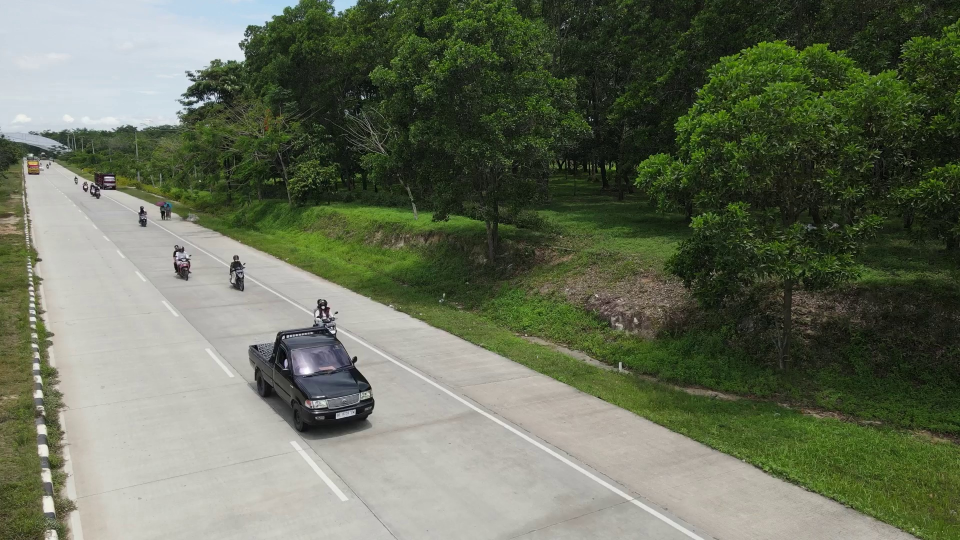
#> input picture assets/gambar/kiri_7.jpg, 1920 x 1080 px, given in place of TENGAH-7.MOV, which was not available (shown at 1/2 size)
$ python test.py
#> lines starting #> are read from the running program, lines starting #| are printed output that depends on the picture; after the words box and inside, x2 and y2 are one past the last pixel; in counts of white or black regions, pixels touching at a corner belong together; pictures that were not available may be replaced by others from this repository, and a replacement may not be noted
### src/config/chooser.py
from config.scheme import SCHEMES, SCHEME_ORDER

def choose_scheme():
    print("=== Pilih Skema Data ===")
    for key, name in SCHEME_ORDER.items():
        print(f"{key}. {name}")
    print("========================")

    while True:
        try:
            idx = int(input("Masukkan angka (1-4): "))
            if idx in SCHEME_ORDER:
                scheme_key = SCHEME_ORDER[idx]
                return SCHEMES[scheme_key]
            else:
                print("Pilihan harus 1-4. Coba lagi.")
        except ValueError:
            print("Input tidak valid. Masukkan angka 1-4.")
#> this loop made 1 pass; the answer given on pass 1: 1

### src/estimation/estimation_1d.py
from __future__ import annotations
from dataclasses import dataclass, field
from typing import Dict, Tuple, Optional
import numpy as np
import cv2

def _compute_vertical_mpp(roi_poly: np.ndarray, world_distance_m: float, scale: float) -> float:
    pts = roi_poly[0]
    bottom_pts = pts[np.argsort(pts[:, 1])[-2:]]
    top_pts    = pts[np.argsort(pts[:, 1])[:2]]
    y_near = float(np.mean(bottom_pts[:, 1]))
    y_far  = float(np.mean(top_pts[:, 1]))
    mpp = world_distance_m / max(1e-6, abs(y_near - y_far))
    return mpp * scale

@dataclass
class SpeedEstimator:
    ROI1: np.ndarray
    ROI2: np.ndarray
    world_distance: float        # pakai cfg.height
    scale: float                 # pakai cfg.scale
    use_union_mask: bool = True

    mpp1: float = field(init=False)
    mpp2: float = field(init=False)
    roi2_stats: Dict[int, Dict[str, float | int | bool | None]] = field(default_factory=dict)

    def __post_init__(self):
        self.mpp1 = _compute_vertical_mpp(self.ROI1, self.world_distance, self.scale)
        self.mpp2 = _compute_vertical_mpp(self.ROI2, self.world_distance, self.scale)

    def is_inside_roi1(self, pt: Tuple[float, float]) -> bool:
        return cv2.pointPolygonTest(self.ROI1[0], (float(pt[0]), float(pt[1])), False) >= 0

    def is_inside_roi2(self, pt: Tuple[float, float]) -> bool:
        return cv2.pointPolygonTest(self.ROI2[0], (float(pt[0]), float(pt[1])), False) >= 0

    def is_inside_any(self, pt: Tuple[float, float]) -> bool:
        return self.is_inside_roi1(pt) or self.is_inside_roi2(pt)

    def make_roi_mask(self, shape_hw: Tuple[int, int]) -> np.ndarray:
        mask = np.zeros(shape_hw, np.uint8)
        cv2.fillPoly(mask, self.ROI1, 255)
        if self.use_union_mask:
            cv2.fillPoly(mask, self.ROI2, 255)
        return mask

    # [7 lines left out: function region_mpp, not called in this run]

    def active_mpp_index(self, pt: Tuple[float, float]) -> int:
        return 2 if self.is_inside_roi2(pt) else 1

    # ------------- ROI2 averaging -------------
    # [9 lines left out: function _update_roi2_stats, not called in this run]

    def get_roi2_avg(self, tid: int) -> Optional[float]:
        v = self.roi2_stats.get(tid, {}).get("avg", None)
        return float(v) if v is not None else None

    # [26 lines left out: functions label_for, exit_log, not called in this run]

### src/vision/roi.py
import cv2
import numpy as np

def fill_roi(overlay, roi_points, color=(0, 255, 0), spacing=10):
    mask = np.zeros_like(overlay)
    cv2.fillPoly(mask, [roi_points], (255, 255, 255))

    stripes = np.zeros_like(overlay, dtype=np.uint8)
    for x in range(-overlay.shape[0], overlay.shape[1], spacing):
        cv2.line(stripes, (x, 0), (x + overlay.shape[0], overlay.shape[0]), color, 1)

    striped_area = cv2.bitwise_and(stripes, mask)
    blended = cv2.addWeighted(overlay, 1.0, striped_area, 0.4, 0)

    cv2.polylines(blended, [roi_points], True, color, 1)
    return blended

def label_points(frame, roi_points, labels, color=(255, 255, 255), offsets=None):
    if offsets is None:
        offsets = [(10, -10)] * len(roi_points)

    for (x, y), label, (dx, dy) in zip(roi_points, labels, offsets):
        cv2.rectangle(frame, (x-3, y-3), (x+3, y+3), color, -1)
        cv2.putText(frame, label, (x + dx, y + dy),
                    cv2.FONT_HERSHEY_SIMPLEX, 0.6, color, 2)
    return frame

def draw_roi(overlay, roi1, roi2):
    overlay = fill_roi(overlay, roi1[0], color=(0, 255, 0), spacing=12)
    overlay = fill_roi(overlay, roi2[0], color=(255, 0, 0), spacing=10)

    labels_roi1 = ['A', 'B', 'E', 'F']
    labels_roi2 = ['', 'C', 'D', '']

    offsets_roi1 = [(-30, 10), (-30, 10), (30, 10), (30, 10)]
    offsets_roi2 = [(-30, -10), (-30, -10), (30, -10), (30, -10)]

    overlay = label_points(overlay, roi1[0], labels_roi1, color=(255, 255, 0), offsets=offsets_roi1)
    overlay = label_points(overlay, roi2[0], labels_roi2, color=(255, 255, 0), offsets=offsets_roi2)

    return overlay

### src/vision/tracking.py
import cv2
import numpy as np
from typing import Callable

feature_params = dict(
    maxCorners=20,
    qualityLevel=0.5,
    minDistance=5,
    blockSize=10
)
lk_params = dict(
    winSize=(15, 15),
    maxLevel=2,
    criteria=(cv2.TERM_CRITERIA_EPS | cv2.TERM_CRITERIA_COUNT, 12, 0.03),
)

# [25 lines left out: function create_kalman, not called in this run]

class Track:
    _next_id = 0

    # [16 lines left out: function __init__, not called in this run]

    def predict(self) -> np.ndarray:
        s = self.kf.predict()
        return np.array([s[0, 0], s[1, 0]], np.float32)

    # [5 lines left out: function correct, not called in this run]

    def get_position(self) -> np.ndarray:
        s = self.kf.statePost
        return np.array([s[0, 0], s[1, 0]], np.float32)

    def set_bbox(self, bbox: tuple[int, int, int, int]) -> None:
        self.bbox = bbox

    # [50 lines left out: functions _bbox_mask, seed_features, update_flow_and_speed, not called in this run]

class MultiObjectTracker:
    def __init__(self, dt: float, match_distance_px: float = 100.0, max_track_lost: int = 5,
                 inside_region: Callable[[tuple[float, float]], bool] | None = None):
        self.tracks: list[Track] = []
        self.dt = dt
        self.match_distance_px = match_distance_px
        self.max_track_lost = max_track_lost
        self.inside_region = inside_region

    def update(self, detections: list[dict]) -> tuple[list[int], list[Track]]:
        exited: list[Track] = []
        if not self.tracks and not detections:
            return [], exited

        predictions = [tr.predict() for tr in self.tracks]
        assigned_t, assigned_d = set(), set()

        for d_idx, det in enumerate(detections):
            det_xy = np.array(det["centroid"], np.float32)
            best_t, best_dist = None, self.match_distance_px
            for t_idx, pred in enumerate(predictions):
                if t_idx in assigned_t:
                    continue
                dist = np.linalg.norm(pred - det_xy)
                if dist < best_dist:
                    best_dist = dist
                    best_t = t_idx
            if best_t is not None:
                tr = self.tracks[best_t]
                tr.correct(det["centroid"])
                tr.set_bbox(det["bbox"])
                assigned_t.add(best_t)
                assigned_d.add(d_idx)

        for d_idx, det in enumerate(detections):
            if d_idx not in assigned_d:
                self.tracks.append(Track(det["centroid"], self.dt, bbox=det["bbox"]))

        survivors: list[Track] = []
        for t_idx, tr in enumerate(self.tracks):
            if t_idx not in assigned_t and t_idx < len(predictions):
                tr.frames_lost += 1

            x, y = tr.get_position()
            if self.inside_region is not None and not self.inside_region((x, y)):
                tr.frames_lost = self.max_track_lost + 1

            if tr.frames_lost <= self.max_track_lost:
                survivors.append(tr)
            else:
                exited.append(tr)

        self.tracks = survivors
        return [tr.id for tr in self.tracks], exited

### src/test.py
import cv2
import numpy as np

from vision.roi import draw_roi
from vision.tracking import MultiObjectTracker
from config.chooser import choose_scheme

WINDOW_NAME = "Estimasi Kecepatan Lucas-Kanade"


def main():
    cfg = choose_scheme()

    # -------------------------
    # Pilih estimator
    # -------------------------
    if cfg.scheme_type == "1d":
        from estimation.estimation_1d import SpeedEstimator
        estimator = SpeedEstimator(
            ROI1=cfg.roi1,
            ROI2=cfg.roi2,
            world_distance=cfg.height,   # Jarak vertikal
            scale=cfg.scale,
            use_union_mask=cfg.use_union_mask
        )
    elif cfg.scheme_type == "2d":
        from estimation.estimation_2d import SpeedEstimator
        estimator = SpeedEstimator(
            ROI1=cfg.roi1,
            ROI2=cfg.roi2,
            world_height=cfg.height,
            world_width=cfg.width,
            scale=cfg.scale,
            use_union_mask=cfg.use_union_mask
        )
    else:
        raise ValueError(f"Tipe estimasi tidak dikenal: {cfg.scheme_type}")

    # -------------------------
    # Open video
    # -------------------------
    cap = cv2.VideoCapture(cfg.video_path)
    if not cap.isOpened():
        raise SystemExit(f"Gagal membuka video: {cfg.video_path}")

    fps = cap.get(cv2.CAP_PROP_FPS)
    if fps <= 0 or np.isnan(fps):
        fps = 30.0
    dt = 1.0 / fps

    print(f"[INFO] Skema: {cfg.name}")

    # -------------------------
    # First frame
    # -------------------------
    ret, first_frame = cap.read()
#> first_frame is the input picture: shape (1080, 1920, 3); mean B, G, R 90.4, 110.2, 102.8
    if not ret:
        raise SystemExit("Video kosong")

    gray_prev = cv2.cvtColor(first_frame, cv2.COLOR_BGR2GRAY)
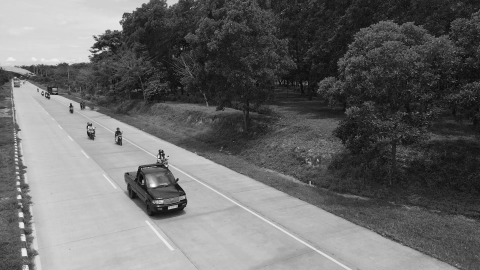
#> gray_prev: shape (1080, 1920) (shown at 1/4 size); min 0, max 255, mean 105.7
    roi_mask = estimator.make_roi_mask(first_frame.shape[:2])
#> in make_roi_mask, `cv2.fillPoly(mask, self.ROI1, 255)`:
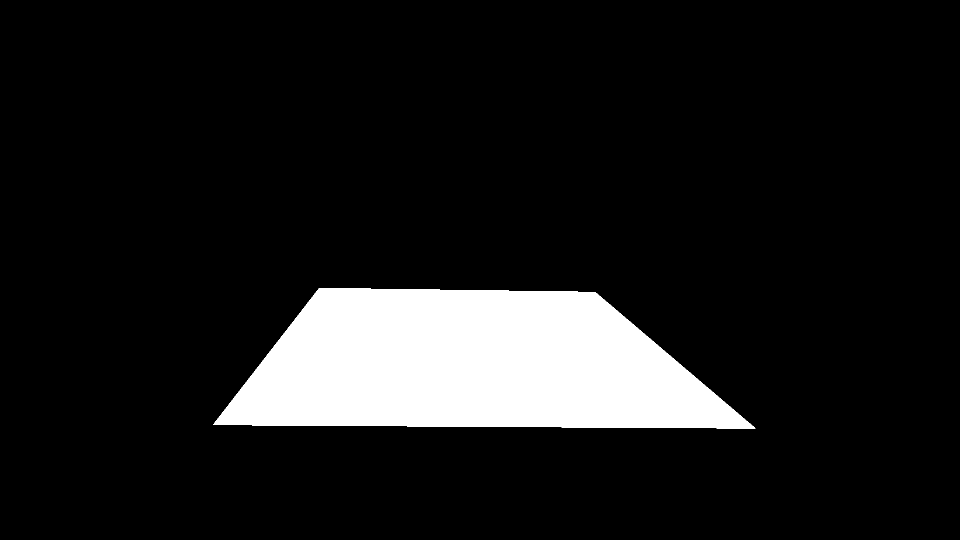
#> mask: shape (1080, 1920) (shown at 1/2 size); 10.8% white; 1 white region, box (x1, y1, x2, y2) and area: (426, 576, 1511, 857) 223623
#> in make_roi_mask, `cv2.fillPoly(mask, self.ROI2, 255)`:
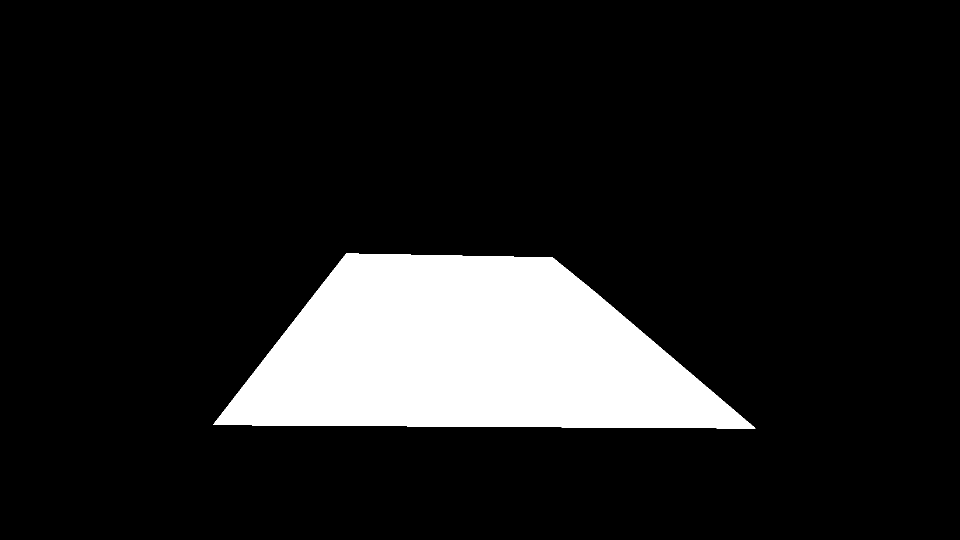
#> mask: shape (1080, 1920) (shown at 1/2 size); 12.4% white; 1 white region, box (x1, y1, x2, y2) and area: (426, 507, 1511, 857) 256799

    cv2.namedWindow(WINDOW_NAME, cv2.WINDOW_NORMAL)
    cv2.resizeWindow(WINDOW_NAME, 960, 540)

    inside_fn = estimator.is_inside_any if cfg.use_union_mask else estimator.is_inside_roi1

    # -------------------------
    # Tracker
    # -------------------------
    mot = MultiObjectTracker(
        dt=dt,
        match_distance_px=cfg.match_distance,
        max_track_lost=cfg.max_lost,
        inside_region=inside_fn
    )

    bg = cv2.createBackgroundSubtractorMOG2(history=200, varThreshold=25, detectShadows=True)
    kernel = cv2.getStructuringElement(cv2.MORPH_ELLIPSE, (5, 5))

    # -------------------------
    # Loop
    # -------------------------
    while True:
        ret, frame = cap.read()
        if not ret:
            break

        gray_curr = cv2.cvtColor(frame, cv2.COLOR_BGR2GRAY)

        # Foreground mask
        fg = bg.apply(frame)
#> fg: shape (1080, 1920); every value is 127
        _, fg = cv2.threshold(fg, 200, 255, cv2.THRESH_BINARY)
#> fg: shape (1080, 1920); every value is 0
        fg = cv2.morphologyEx(fg, cv2.MORPH_CLOSE, kernel)
        fg = cv2.morphologyEx(fg, cv2.MORPH_OPEN, kernel)
        fg = cv2.morphologyEx(fg, cv2.MORPH_DILATE, kernel, iterations=2)
        fg = cv2.bitwise_and(fg, roi_mask)

        # Contour detection
        contours, _ = cv2.findContours(fg, cv2.RETR_EXTERNAL, cv2.CHAIN_APPROX_SIMPLE)
#> contours = []
        detections = []

        for c in contours:
            if cv2.contourArea(c) < cfg.min_contour_area:
                continue
            x, y, w, h = cv2.boundingRect(c)
            M = cv2.moments(c)
            if M["m00"] == 0:
                continue
            cx = int(M["m10"] / M["m00"])
            cy = int(M["m01"] / M["m00"])
            if inside_fn((cx, cy)):
                detections.append({"centroid": (cx, cy), "bbox": (x, y, w, h)})
#> this loop made 0 passes
#> after the loop, detections = []

        active_ids, exited_tracks = mot.update(detections)
#> active_ids = []; exited_tracks = []

        for tr in exited_tracks:
            print(estimator.exit_log(tr))

        vis = draw_roi(frame.copy(), cfg.roi1, cfg.roi2)
#> after the loop in fill_roi, `for x in range(-overlay.shape[0], overlay.shape[1], spacing):`:
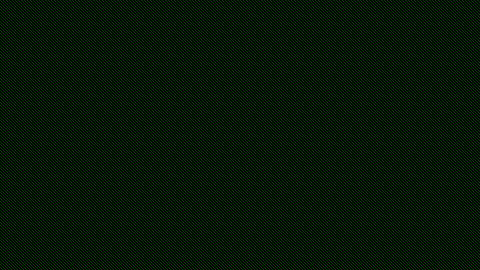
#> stripes: shape (1080, 1920, 3) (shown at 1/4 size); mean of channels 0, 1, 2 0, 21.2, 0; drawn as B, G, R
#> in fill_roi, `cv2.polylines(blended, [roi_points], True, color, 1)`:
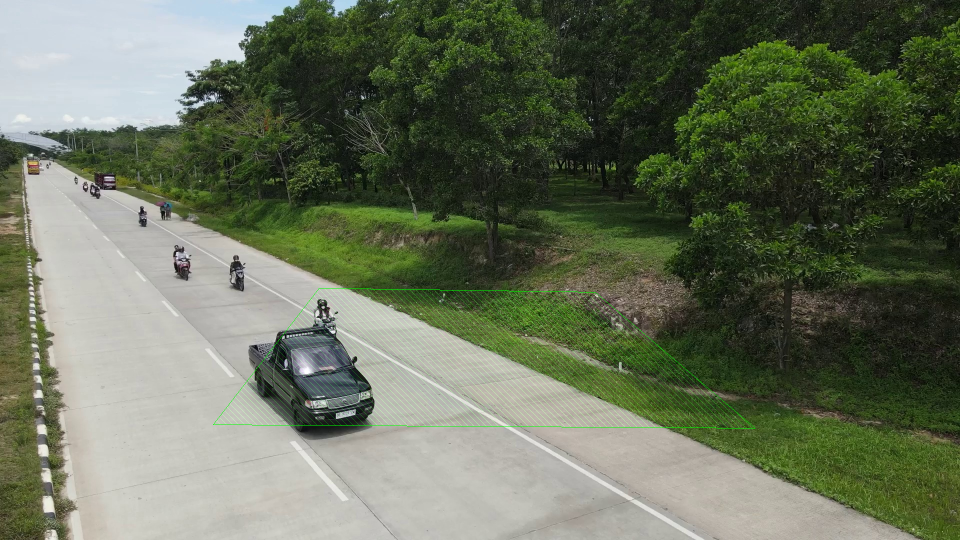
#> blended: shape (1080, 1920, 3) (shown at 1/2 size); mean of channels 0, 1, 2 90.3, 111.1, 102.7; drawn as B, G, R
#> call 2 of fill_roi, with roi_points = array of shape (4, 2), color = (255, 0, 0), spacing = 10
#> after the loop in fill_roi (call 2), `for x in range(-overlay.shape[0], overlay.shape[1], spacing):`:
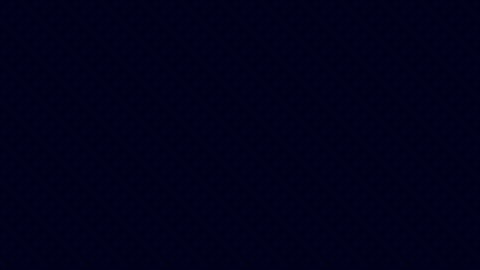
#> stripes: shape (1080, 1920, 3) (shown at 1/4 size); mean of channels 0, 1, 2 25.5, 0, 0; drawn as B, G, R
#> in fill_roi (call 2), `cv2.polylines(blended, [roi_points], True, color, 1)`:
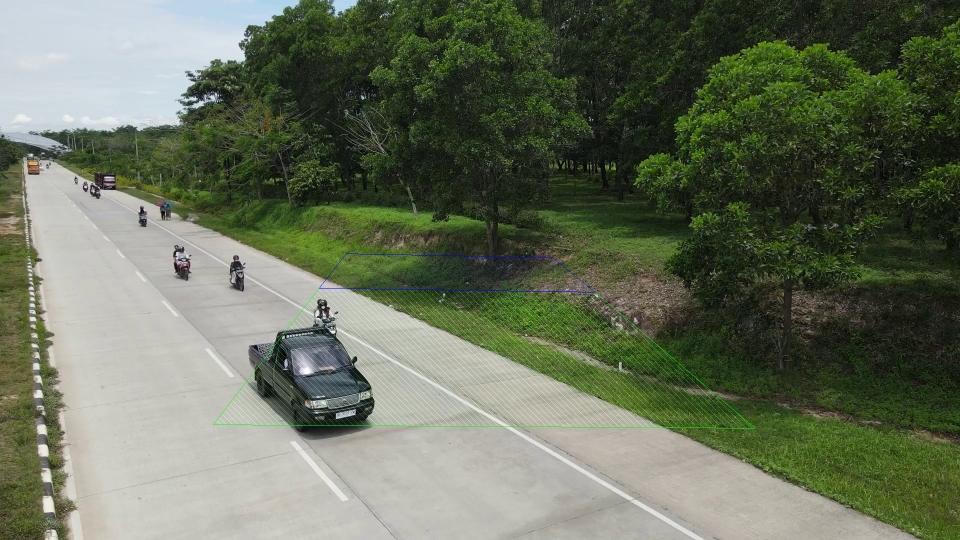
#> blended: shape (1080, 1920, 3) (shown at 1/2 size); mean of channels 0, 1, 2 90.5, 111, 102.7; drawn as B, G, R
#> the loop in label_points, `for (x, y), label, (dx, dy) in zip(roi_points, labels, offsets):` made 4 passes
#> (x, y, label, dx) on passes 1 to 4: (426, 849, 'A', -30), (638, 576, 'B', -30), (1190, 584, 'E', 30), (1510, 856, 'F', 30)
#> the loop in label_points (call 2), `for (x, y), label, (dx, dy) in zip(roi_points, labels, offsets):` made 4 passes
#> (x, y, label, dx) on passes 1 to 4: (638, 576, '', -30), (692, 507, 'C', -30), (1105, 515, 'D', 30), (1190, 584, '', 30)

        # -------------------------
        # Speed estimation
        # -------------------------
        for tr in mot.tracks:
            x, y = tr.get_position().astype(float)

            if cfg.scheme_type == "1d":
                # -------------------------
                # Mode 1D: gunakan update_flow_and_speed biasa
                # -------------------------
                region_mpp = estimator.region_mpp((x, y))
                tr.update_flow_and_speed(
                    gray_prev, gray_curr,
                    dt=dt,
                    mpp_vertical=region_mpp,
                    min_pts=6,
                    vmax_kmh=200.0
                )
                last_speed = tr.last_speed_kmh

            else:
                # -------------------------
                # Mode 2D: hitung dx+dy
                # -------------------------
                if tr.prev_points is not None and len(tr.prev_points) > 0:
                    old = tr.prev_points.reshape(-1, 2).mean(axis=0)
                    new = np.array([x, y], dtype=float)
                    last_speed = estimator.speed_2d(old, new, dt, (x, y))
                else:
                    tr.seed_features(gray_prev)
                    last_speed = None

                tr.last_speed_kmh = last_speed

            # Draw keypoints
            if estimator.is_inside_roi2((x, y)):
                if tr.prev_points is not None:
                    for p in tr.prev_points.reshape(-1, 2):
                        cv2.circle(vis, (int(p[0]), int(p[1])), 2, (0, 0, 255), -1)

            # Draw label
            xi, yi = int(x), int(y)
            label = estimator.label_for(tr.id, (xi, yi), last_speed)

            cv2.circle(vis, (xi, yi), 5, (0, 255, 255), -1)
            cv2.putText(vis, label, (xi - 10, yi - 10),
                        cv2.FONT_HERSHEY_SIMPLEX, 0.6, (0, 0, 0), 2)

        cv2.imshow(WINDOW_NAME, vis)
        gray_prev = gray_curr

        if cv2.waitKey(1) & 0xFF == 27:
#> (key Esc is pressed here)
            break

    cap.release()
    cv2.destroyAllWindows()

if __name__ == "__main__":
    main()
